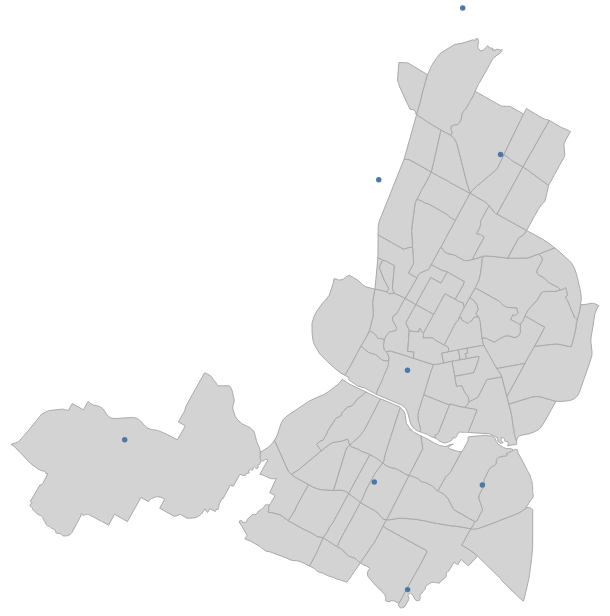

Notebook source saved alongside this figure:
### Markdown cell above
## Your Turn

Create the following:

   1. A visualization with Austin's neighborhoods overlayed with Austin's libraries. The tool tip should provide necessary information to identify each neighborhood and library.  Do you think the open data source is reliable? 
   2. Add the location of all the trees in Austin (according to Open Street Map) to the first visualization
   3. A population density choropleth with the Albers map projection

### Code cell
# 1.
basemap = alt.Chart(neighborhoods).mark_geoshape(
    fill="lightgray", stroke="darkgray",
).encode(
    tooltip = ['name'],
).properties(width=600, height=600)

markers = alt.Chart(libraries).mark_circle(opacity=1).encode(
    longitude='geometry.coordinates[0]:Q',
    latitude='geometry.coordinates[1]:Q',
    tooltip=['name'],
)

basemap + markers
